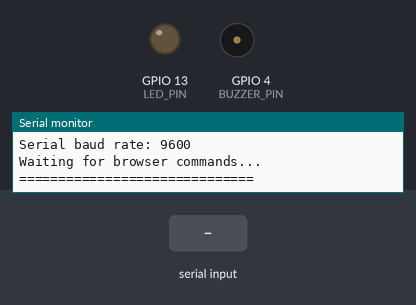
Bench run of a sketch on a simulated ESP32. Parts: output pins drawn as LEDs (lit = HIGH), buzzer (waves = sounding, pin HIGH), the last lines printed to the serial monitor. Inputs (shaded band) come from the test bench.

Above: at 1.2 s.
1.3 s: "ANIMAL:1\n" received over Serial
At 2.0 s:
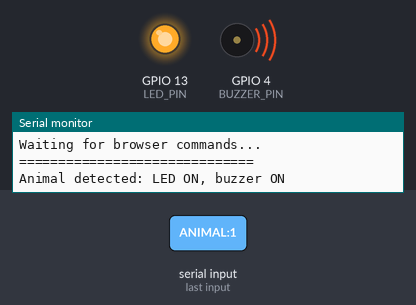
2.8 s: "ANIMAL:0\n" received over Serial
At 3.1 s:
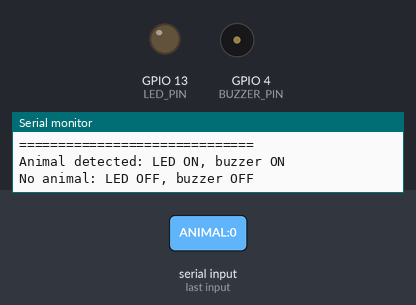
Timing chart, 0 to 5.8 s (numbered marks = the images above; inputs shaded):
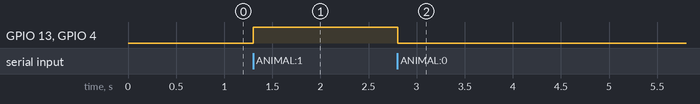

Measured:
- after the input at 1.3 s, GPIO 13 (LED_PIN), GPIO 4 (BUZZER_PIN): LOW → HIGH at once
- after the input at 2.8 s, GPIO 13 (LED_PIN), GPIO 4 (BUZZER_PIN): HIGH → LOW at once

The sketch:

esp32_animal_receiver.ino
```cpp
/*
  AI Animal Detection — ESP32 DevKit V1 receiver
  Serial protocol from website at 9600 baud:
    ANIMAL:1 = supported animal detected
    ANIMAL:0 = no supported animal detected

  Wiring:
    GPIO 25 -> 220-330 ohm resistor -> LED anode; LED cathode -> GND.
    GPIO 26 -> active buzzer module input (only if GPIO-safe), GND -> GND.
  For a higher-current buzzer, use a transistor driver and suitable supply.
*/


/*
  AI Animal Detection - ESP32 Receiver

  Serial commands:
    ANIMAL:1  -> LED ON, buzzer ON
    ANIMAL:0  -> LED OFF, buzzer OFF

  USB serial baud rate: 9600

  LED:
    GPIO25 -> 220-330 ohm resistor -> LED anode (+)
    LED cathode (-) -> GND

  Active buzzer module:
    GPIO26 -> buzzer signal input
    GND    -> buzzer GND
*/

#include <Arduino.h>

const int LED_PIN = 13;
const int BUZZER_PIN = 4;

String inputBuffer = "";

bool animalDetected = false;

void setOutputs(bool active) {
  animalDetected = active;

  digitalWrite(LED_PIN, active ? HIGH : LOW);
  digitalWrite(BUZZER_PIN, active ? HIGH : LOW);

  if (active) {
    Serial.println("Animal detected: LED ON, buzzer ON");
  } else {
    Serial.println("No animal: LED OFF, buzzer OFF");
  }
}

void processCommand(String command) {
  command.trim();

  if (command == "ANIMAL:1") {
    if (!animalDetected) {
      setOutputs(true);
    }
  }
  else if (command == "ANIMAL:0") {
    if (animalDetected) {
      setOutputs(false);
    }
  }
}

void setup() {
  pinMode(LED_PIN, OUTPUT);
  pinMode(BUZZER_PIN, OUTPUT);

  digitalWrite(LED_PIN, LOW);
  digitalWrite(BUZZER_PIN, LOW);

  Serial.begin(9600);

  inputBuffer.reserve(32);

  Serial.println();
  Serial.println("==============================");
  Serial.println("AI Animal Detection ESP32");
  Serial.println("Serial baud rate: 9600");
  Serial.println("Waiting for browser commands...");
  Serial.println("==============================");
}

void loop() {
  while (Serial.available() > 0) {
    const char incoming = (char)Serial.read();

    if (incoming == '\n') {
      processCommand(inputBuffer);
      inputBuffer = "";
    }
    else if (incoming != '\r') {
      if (inputBuffer.length() < 64) {
        inputBuffer += incoming;
      } else {
        inputBuffer = "";
        Serial.println("Warning: command too long; buffer cleared.");
      }
    }
  }
}
```
